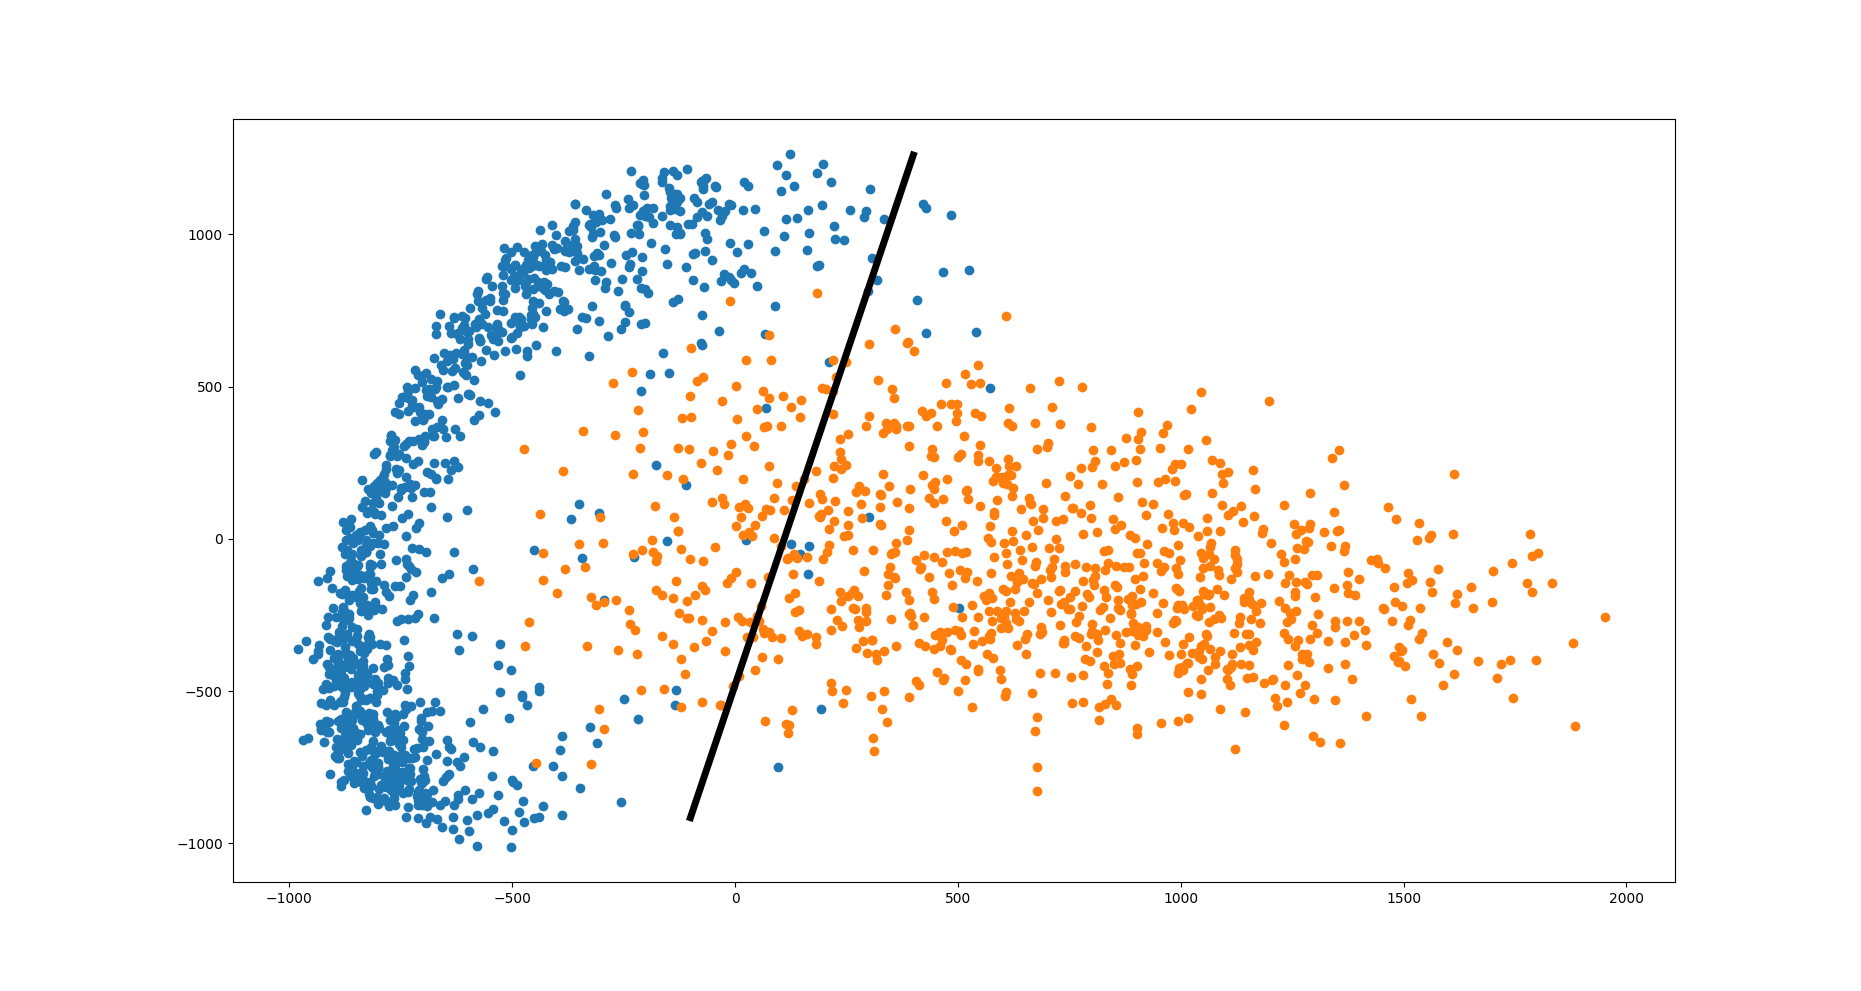

Recreate this plot in Python.
import numpy as np
from sklearn.datasets import fetch_openml
from sklearn.model_selection import train_test_split
from sklearn.svm import SVC
from sklearn.decomposition import PCA
import matplotlib.pyplot as plt
import pickle

if __name__ == '__main__':
    X, Y = fetch_openml('mnist_784', version=1, return_X_y=True)

    # with open('mnist.pickle', 'rb') as handle:
        # mnist = pickle.load(handle)

    # X = mnist.data
    # Y = mnist.target

    X_train,X_test,Y_train,Y_test = train_test_split(X, Y,test_size=1/7)

    X_2_train = np.vstack((X_train[Y_train=='1'][:500],X_train[Y_train=='2'][:500]))
    X_2_test = np.vstack((X_test[Y_test=='1'],X_test[Y_test=='2']))
    Y_2_train = np.hstack((Y_train[Y_train=='1'][:500],Y_train[Y_train=='2'][:500]))
    Y_2_test = np.hstack((Y_test[Y_test=='1'],Y_test[Y_test=='2']))

    clf = SVC(C=1,max_iter = 10000, kernel='linear')
    clf.fit(X_2_train,Y_2_train)

    H = clf.predict(X_2_test)
    Accuracy = np.sum(H == Y_2_test) / Y_2_test.size
    print("Accuracy = ", Accuracy * 100, '%')

    pca = PCA(n_components=2)
    pca.fit(X_2_test)
    X_2_test_projection = pca.transform(X_2_test)

    W = clf.coef_[0]
    B = clf.intercept_
    U = pca.components_
    W_project = U.dot(W)
    x = np.linspace(-100,400,500)
    y = -(W_project[0]*x + B)/W_project[1]

    plt.scatter(X_2_test_projection[Y_2_test=='1'][:,0],X_2_test_projection[Y_2_test=='1'][:,1])
    plt.scatter(X_2_test_projection[Y_2_test=='2'][:,0],X_2_test_projection[Y_2_test=='2'][:,1])
    plt.plot(x,y,'black',linewidth=5)
    plt.show()

    V = clf.support_vectors_
    V_project = V.dot(U.T)
    # plt.scatter(X_2_test_projection[Y_2_test=='1'][:,0],X_2_test_projection[Y_2_test=='1'][:,1])
    # plt.scatter(X_2_test_projection[Y_2_test=='2'][:,0],X_2_test_projection[Y_2_test=='2'][:,1])
    plt.scatter(V_project[:,0],V_project[:,1])
    plt.plot(x,y,'black',linewidth=5)
    plt.show()
